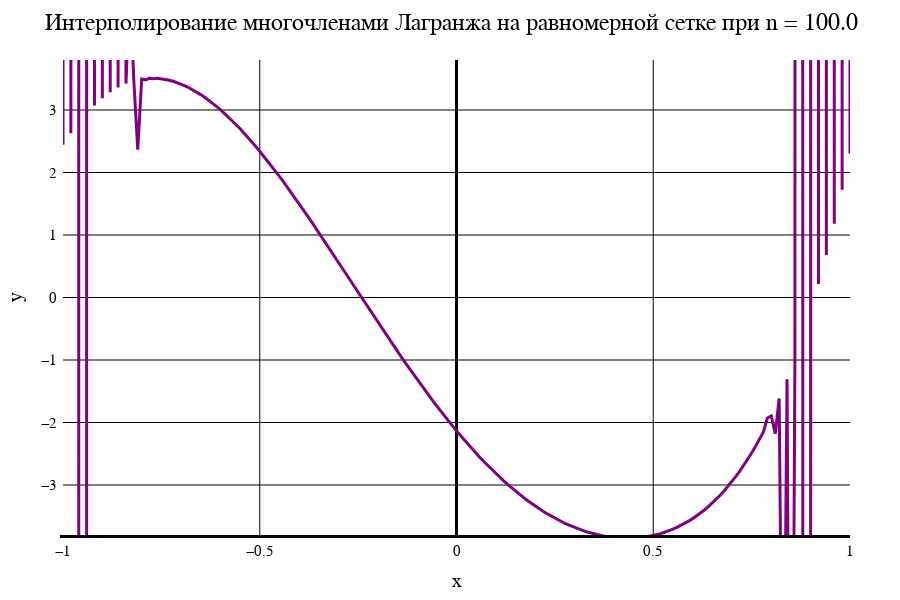

This figure's notebook cell:
### Markdown cell above
Лагранж. Равномерная сетка

### Code cell
data1[1]

### Figure 1 — Plotly figure (JSON) as saved in the notebook; plotly's stock layout.template omitted (floating-point values rounded to 4 significant figures; data arrays with more than 128 entries replaced by an {"elided": "..."} marker saying what was removed)
{"data": [{"line": {"color": "purple", "width": 3}, "mode": "line", "type": "scatter", "x": {"elided": "201 float values"}, "y": {"elided": "201 float values"}}], "layout": {"coloraxis": {"outlinecolor": "black"}, "font": {"color": "black", "family": "Time New Roman"}, "height": 600, "margin": {"b": 50, "l": 50, "r": 50, "t": 60}, "paper_bgcolor": "white", "plot_bgcolor": "white", "title": {"autosize": false, "font": {"color": "black", "family": "Times New Roman", "size": 24}, "paper_bgcolor": "red", "text": "Интерполирование многочленами Лагранжа на равномерной сетке при n = 100.0"}, "width": 900, "xaxis": {"color": "black", "gridcolor": "black", "gridwidth": 1, "linecolor": "black", "linewidth": 3, "tickfont": {"size": 15}, "title": {"font": {"color": "black", "family": "Times New Roman", "size": 20}, "text": "x"}, "zeroline": true, "zerolinecolor": "black", "zerolinewidth": 3}, "yaxis": {"exponentformat": "power", "gridcolor": "black", "gridwidth": 1, "linewidth": 3, "range": [-3.8, 3.8], "tickfont": {"size": 15}, "title": {"font": {"color": "black", "family": "Times New Roman", "size": 20}, "text": "y"}, "zeroline": true, "zerolinecolor": "black", "zerolinewidth": 1}}}
